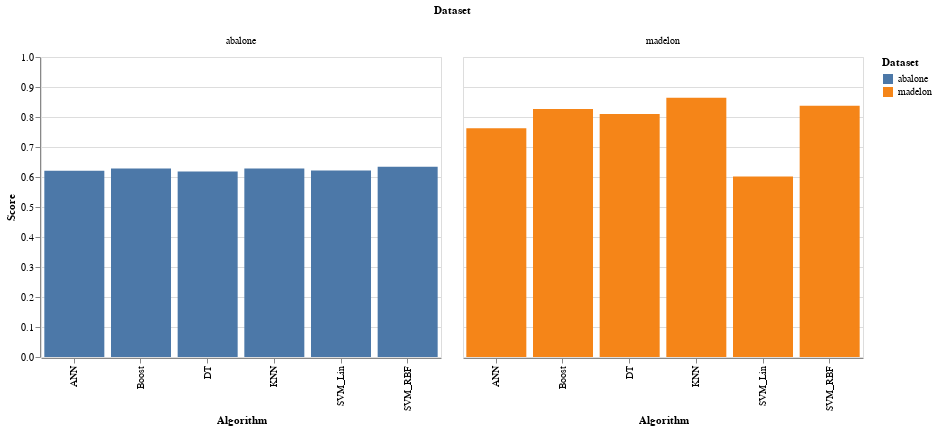

The cell this chart's notebook holds for it:
### Markdown cell above
## Plot Scores

### Code cell
alt.Chart(results).mark_bar().encode(
    x='Algorithm:N',
    y=alt.Y('Score:Q', scale=alt.Scale(domain=[0.0, 1.0])),
    column='Dataset:N',
    color='Dataset:N'
)

### Figure 1 — Vega-Lite specification as saved in the notebook (floating-point values rounded to 4 significant figures)
{"$schema": "https://vega.github.io/schema/vega-lite/v2.6.0.json", "config": {"background": "white", "view": {"height": 300, "width": 400}}, "data": {"name": "data-f36743b896d3ba9bf089f85a6ef93a94"}, "datasets": {"data-f36743b896d3ba9bf089f85a6ef93a94": [{"Algorithm": "ANN", "Best_Params": "{'MLP__activation': 'relu' 'MLP__alpha': 0.0001 'MLP__hidden_layer_sizes': (6262.0 62)}", "Dataset": "madelon", "Hyperparameters": "{'MLP__activation': 'relu'", "Score": 0.7628, "Unnamed: 4": " 'MLP__alpha': 0.0001", "Unnamed: 5": " 'MLP__hidden_layer_sizes': (62", "Unnamed: 6": 62, "Unnamed: 7": " 62)}"}, {"Algorithm": "ANN", "Best_Params": "{'MLP__activation': 'relu' 'MLP__alpha': 1.0 'MLP__hidden_layer_sizes': (2020.0 20)}", "Dataset": "abalone", "Hyperparameters": "{'MLP__activation': 'relu'", "Score": 0.6211, "Unnamed: 4": " 'MLP__alpha': 1.0", "Unnamed: 5": " 'MLP__hidden_layer_sizes': (20", "Unnamed: 6": 20, "Unnamed: 7": " 20)}"}, {"Algorithm": "Boost", "Best_Params": "{'Boost__base_estimator__alpha': -0.001 'Boost__n_estimators': 5}nannannan", "Dataset": "madelon", "Hyperparameters": "{'Boost__base_estimator__alpha': -0.001", "Score": 0.8269, "Unnamed: 4": " 'Boost__n_estimators': 5}", "Unnamed: 5": null, "Unnamed: 6": null, "Unnamed: 7": null}, {"Algorithm": "Boost", "Best_Params": "{'Boost__base_estimator__alpha': 0.0316227766016838 'Boost__n_estimators': 20}nannannan", "Dataset": "abalone", "Hyperparameters": "{'Boost__base_estimator__alpha': 0.0316227766016838", "Score": 0.6283, "Unnamed: 4": " 'Boost__n_estimators': 20}", "Unnamed: 5": null, "Unnamed: 6": null, "Unnamed: 7": null}, {"Algorithm": "DT", "Best_Params": "{'DT__alpha': 0 'DT__class_weight': 'balanced' 'DT__criterion': 'gini'}nannan", "Dataset": "madelon", "Hyperparameters": "{'DT__alpha': 0", "Score": 0.8103, "Unnamed: 4": " 'DT__class_weight': 'balanced'", "Unnamed: 5": " 'DT__criterion': 'gini'}", "Unnamed: 6": null, "Unnamed: 7": null}, {"Algorithm": "DT", "Best_Params": "{'DT__alpha': 0.01 'DT__class_weight': 'balanced' 'DT__criterion': 'gini'}nannan", "Dataset": "abalone", "Hyperparameters": "{'DT__alpha': 0.01", "Score": 0.6182, "Unnamed: 4": " 'DT__class_weight': 'balanced'", "Unnamed: 5": " 'DT__criterion': 'gini'}", "Unnamed: 6": null, "Unnamed: 7": null}, {"Algorithm": "KNN", "Best_Params": "{'KNN__metric': 'manhattan' 'KNN__n_neighbors': 10 'KNN__weights': 'distance'}nannan", "Dataset": "madelon", "Hyperparameters": "{'KNN__metric': 'manhattan'", "Score": 0.8641, "Unnamed: 4": " 'KNN__n_neighbors': 10", "Unnamed: 5": " 'KNN__weights': 'distance'}", "Unnamed: 6": null, "Unnamed: 7": null}, {"Algorithm": "KNN", "Best_Params": "{'KNN__metric': 'chebyshev' 'KNN__n_neighbors': 34 'KNN__weights': 'distance'}nannan", "Dataset": "abalone", "Hyperparameters": "{'KNN__metric': 'chebyshev'", "Score": 0.6283, "Unnamed: 4": " 'KNN__n_neighbors': 34", "Unnamed: 5": " 'KNN__weights': 'distance'}", "Unnamed: 6": null, "Unnamed: 7": null}, {"Algorithm": "SVM_Lin", "Best_Params": "{'SVM__alpha': 0.1 'SVM__n_iter': 687}nannannan", "Dataset": "madelon", "Hyperparameters": "{'SVM__alpha': 0.1", "Score": 0.6013, "Unnamed: 4": " 'SVM__n_iter': 687}", "Unnamed: 5": null, "Unnamed: 6": null, "Unnamed: 7": null}, {"Algorithm": "SVM_Lin", "Best_Params": "{'SVM__alpha': 0.0001 'SVM__n_iter': 428}nannannan", "Dataset": "abalone", "Hyperparameters": "{'SVM__alpha': 0.0001", "Score": 0.622, "Unnamed: 4": " 'SVM__n_iter': 428}", "Unnamed: 5": null, "Unnamed: 6": null, "Unnamed: 7": null}, {"Algorithm": "SVM_RBF", "Best_Params": "{'SVM__alpha': 0.00031622776601683794 'SVM__gamma_frac': 0.15000000000000002 'SVM__n_iter': 687}nannan", "Dataset": "madelon", "Hyperparameters": "{'SVM__alpha': 0.00031622776601683794", "Score": 0.8372, "Unnamed: 4": " 'SVM__gamma_frac': 0.15000000000000002", "Unnamed: 5": " 'SVM__n_iter': 687}", "Unnamed: 6": null, "Unnamed: 7": null}, {"Algorithm": "SVM_RBF", "Best_Params": "{'SVM__alpha': 0.0031622776601683794 'SVM__gamma_frac': 0.2 'SVM__n_iter': 428}nannan", "Dataset": "abalone", "Hyperparameters": "{'SVM__alpha': 0.0031622776601683794", "Score": 0.6339, "Unnamed: 4": " 'SVM__gamma_frac': 0.2", "Unnamed: 5": " 'SVM__n_iter': 428}", "Unnamed: 6": null, "Unnamed: 7": null}]}, "encoding": {"color": {"field": "Dataset", "type": "nominal"}, "column": {"field": "Dataset", "type": "nominal"}, "x": {"field": "Algorithm", "type": "nominal"}, "y": {"field": "Score", "scale": {"domain": [0, 1]}, "type": "quantitative"}}, "mark": "bar"}
